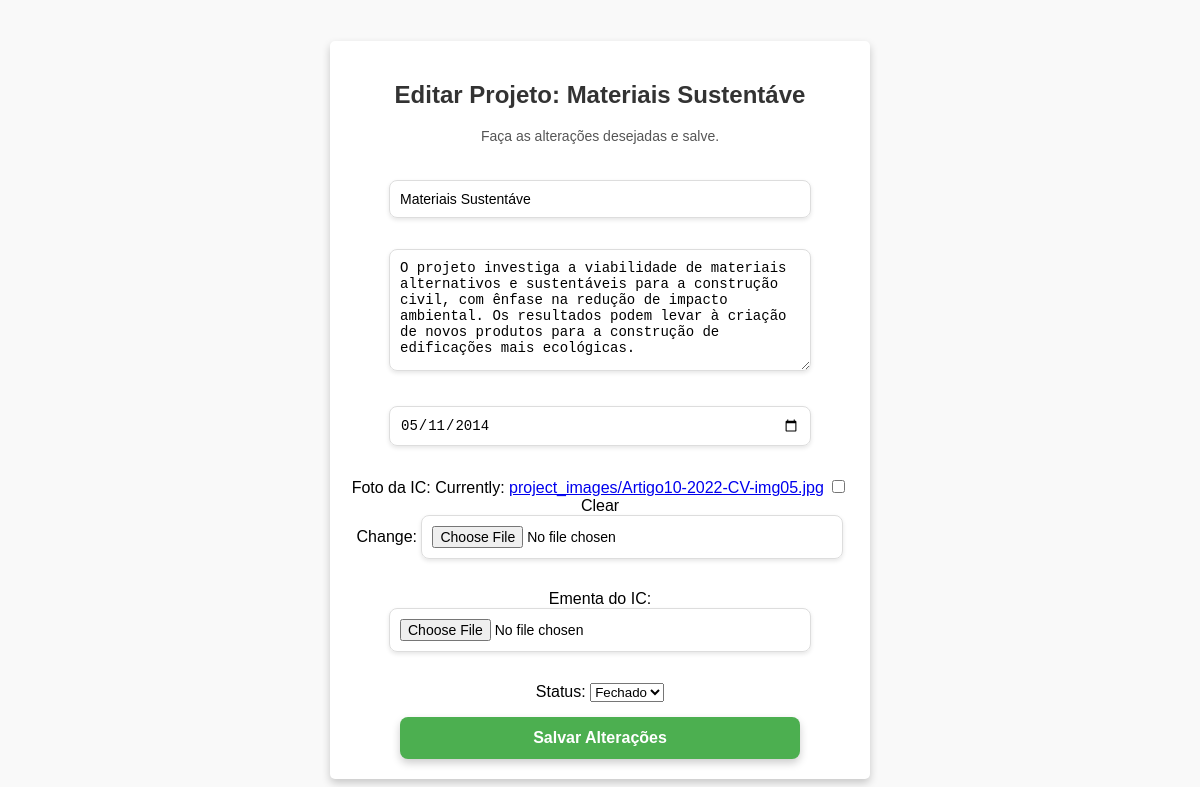
Page /feed/edit_project/28/ (signed in) on the earlier database version.
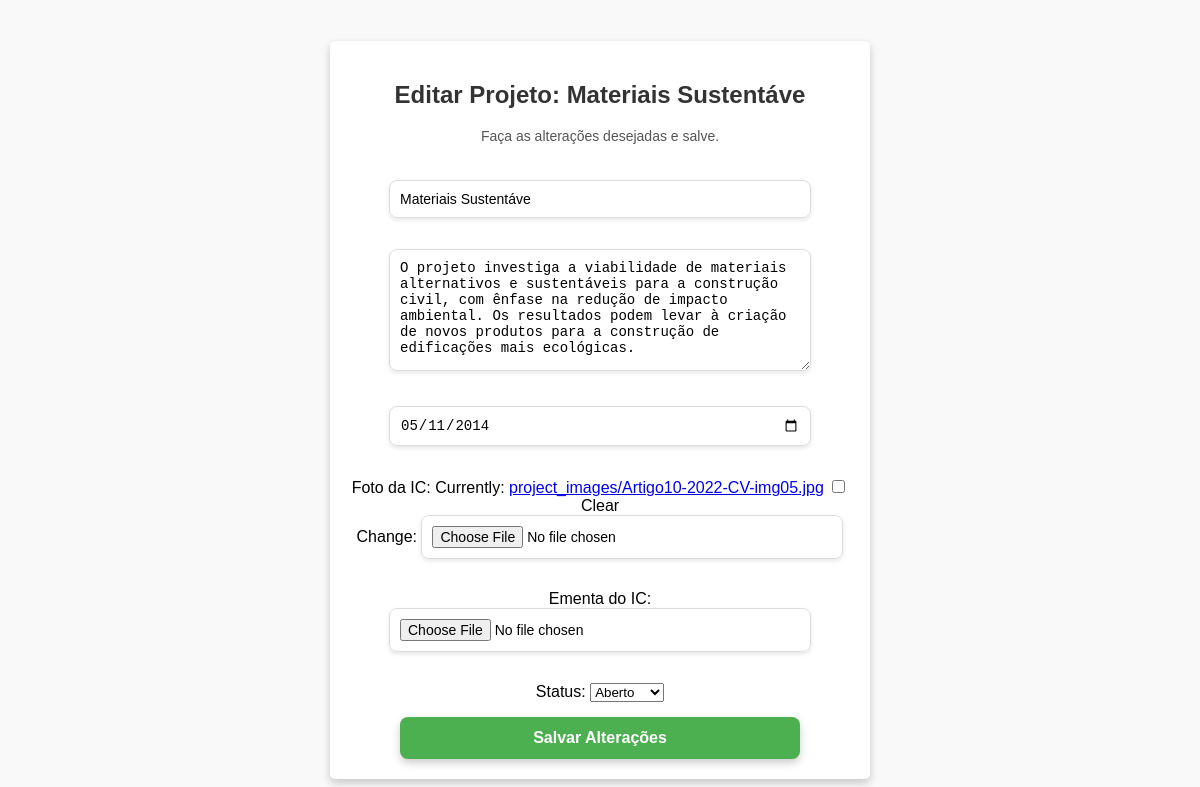
Same page on the later database version.
### feed/models.py (models this page shows, shortened)
class Project(models.Model):
    OPEN_STATUS = True
    CLOSED_STATUS = False
    STATUS_CHOICES = (
        (OPEN_STATUS, 'Aberto'),
        (CLOSED_STATUS, 'Fechado'),
    )
    title = models.CharField(max_length=100)
    body = models.TextField(max_length=750)
    calendar = models.DateField(null=True, blank=True)
    author = models.ForeignKey(
        Profile,
        limit_choices_to={'role': 'teacher'},
        on_delete=models.CASCADE,
        null=True,
        blank=True,
        related_name='created_projects'
    )
    students = models.ManyToManyField(
        Profile,
        related_name='joined_projects',
        limit_choices_to={'role': 'student'},
        blank=True
    )
    image = models.ImageField(upload_to='project_images/', null=True, blank=True)
    pdf_file = models.FileField(upload_to='project_pdfs/', null=True, blank=True)
    status = models.BooleanField(default=OPEN_STATUS, choices=STATUS_CHOICES)

### feed/views.py (the view)
# urls.py: path('edit_project/<int:project_id>/', views.edit_project, name='edit_project'),
@login_required
def edit_project(request, project_id):
    project = get_object_or_404(Project, id=project_id)
    if project.author.user != request.user:
        raise Http404("Você não tem permissão para editar este projeto.")
    if request.method == 'POST':
        form = ProjectForm(request.POST, request.FILES, instance=project)
        if form.is_valid():
            form.save()
            return redirect('home')
    else:
        form = ProjectForm(instance=project)
    return render(request, 'edit_project.html', {'form': form, 'project': project})

### feed/templates/edit_project.html (shortened to what this page needs)
<!DOCTYPE html>
<html lang="pt-br">
<head>
</head>
<body>
    <main class="main">
        <div class="section-header">
            <h2 class="section-title">Editar Projeto: {{ project.title }}</h2>
            <p class="section-subtitle">Faça as alterações desejadas e salve.</p>
        </div>
        <form method="post" enctype="multipart/form-data">
            {{ form.as_p }}
            <button type="submit" class="submit-btn">Salvar Alterações</button>
        </form>
    </main>
</body>
</html>

Differences in the rows shown:
changed Project "Materiais Sustentáve": status "Fechado" → "Aberto"
